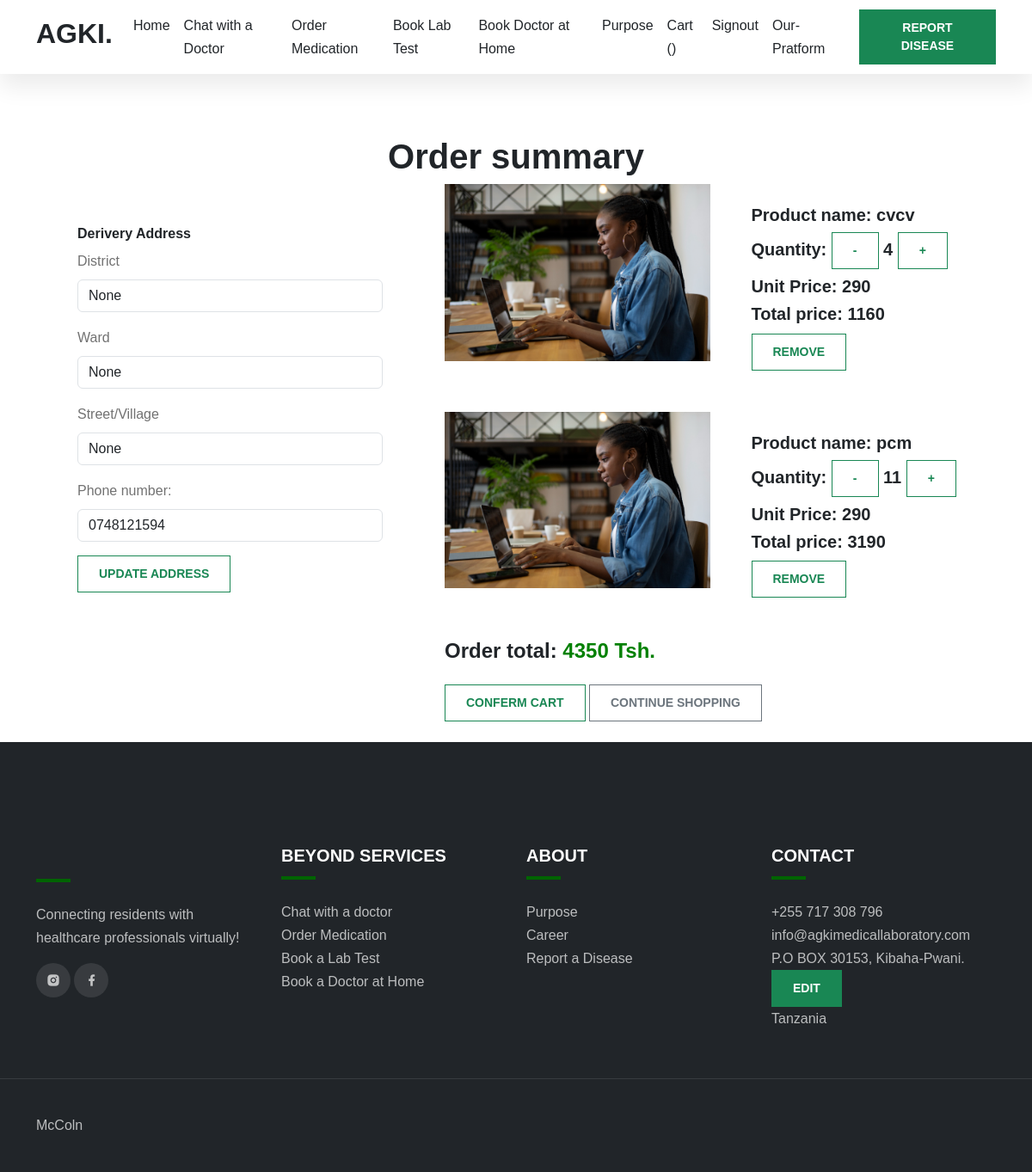
Page /order_summary/ (signed in) on the committed database.
### app/models.py (models this page shows, shortened)
class CustomUser(AbstractUser):
    phone = models.CharField(max_length=15, null=True,blank=True)
    location = models.CharField(max_length=30, null=True, blank=True)
    department = models.ForeignKey(Department, on_delete=models.CASCADE, null=True,blank=True)
    reg_no = models.CharField(max_length=10, unique=True)
    age = models.IntegerField(null=True)
    position = models.CharField(max_length=40, null=True,blank=True)
    district = models.CharField(max_length=40, null=True,blank=True)
    ward = models.CharField(max_length=40, null=True,blank=True)
    street = models.CharField(max_length=40, null=True,blank=True)
    image = models.ImageField(upload_to ='media/',blank=True,null=True)
    is_doctor = models.BooleanField(default=False)
    is_laboratorist = models.BooleanField(default=False)
    is_receptionist = models.BooleanField(default=False)
    is_pharmacist = models.BooleanField(default=False)
    is_patient = models.BooleanField(default=True)
    is_seller = models.BooleanField(default=False)
    sms_sent = models.BooleanField(default=False)
    payment_status = models.BooleanField(default=False)
    sms_sent_payment = models.BooleanField(default=False)

class OrderItem(models.Model):
    user = models.ForeignKey(CustomUser, on_delete=models.CASCADE)
    item = models.ForeignKey(Item, on_delete=models.CASCADE)
    ordered = models.BooleanField(default=False)
    quantity = models.IntegerField(default=1)
    def get_total_item_price(self):
        return self.quantity * self.item.price
    def get_total_item_discount_price(self):
        return self.quantity * self.item.discount_price
    def get_amount_saved(self):
        return self.get_total_item_price() - self.get_final_price()
    def get_final_price(self):
        if self.item.discount_price:
            return self.get_total_item_discount_price()
        return self.get_total_item_price()

class Item(models.Model):
    user = models.ForeignKey(CustomUser,on_delete=models.CASCADE)
    category = models.ForeignKey(Category, on_delete=models.CASCADE)
    title = models.CharField(max_length=200,db_index=True)
    slug = models.SlugField()
    price = models.IntegerField()
    discount_price = models.IntegerField(blank=True, null=True)
    description = models.TextField()
    image = models.ImageField(upload_to='media/', blank=True, null=True)
    available=models.BooleanField(default=True)
    created=models.DateTimeField(auto_now_add=True)
    updated=models.DateTimeField(auto_now_add=True)
    manufactured_date = models.DateField()
    expire_date = models.DateField()
    is_latest=models.BooleanField(default=False)
    is_featured=models.BooleanField(default=False)
    def get_add_to_cart_url(self):
        return reverse('add_to_cart', kwargs={'id': self.id})
    def get_remove_from_cart_url(self):
        return reverse('remove_from_cart', kwargs={'id': self.id})
    def get_remove_single_from_cart_url(self):
        return reverse('remove_single_from_cart', kwargs={'id': self.id})

class Order(models.Model):
    user = models.ForeignKey(CustomUser, on_delete=models.CASCADE)
    items = models.ManyToManyField(OrderItem)
    ordered = models.BooleanField(default=False)
    start_date = models.DateTimeField(auto_now_add=True)
    ordered_date = models.DateTimeField()
    def get_total(self):
        total = 0
        for order_item in self.items.all():
            total += order_item.get_final_price()
        return total

class FooterContact(models.Model):
    phonenumber = models.CharField(max_length=200)
    email = models.CharField(max_length=200)
    address = models.CharField(max_length=200)

### app/views.py (the view, shortened to what this page needs)
# urls.py: path('order_summary/', views.OrderSummaryView.as_view(), name='order_summary'),
class OrderSummaryView(View):
    def get(self, request, *args, **kwargs):
        order = Order.objects.get(user=request.user, ordered=False)
        user = request.user  # Get the current user
        form = UserEditForm2(instance=user)
        footer = FooterContact.objects.all()
        context = {
            'order': order,
            'form': form,
            'footer':footer,
        }
        return render(request, 'app/order_summary.html', context)

### app/templates/app/order_summary.html (shortened to what this page needs)
{% extends 'app/base.html' %}
{% load static %}
{% block content %}
  <main class="mt-5 pt-4">
    <div class="container">
      <section class="mb-4">
        {% if order.items.all %}
        <center>
            <h1>Order summary</h1>
        </center>
        <div class="row">
            <div class="col-md-5">
                <div class="p-5 bg-white">
                    <h6>Derivery Address</h6>
                    <form method="post" action="" id="userUpdateForm">
                        <div class="mb-3">
                            <label for="district" class="form-label">District</label>
                            <input type="text" class="form-control" name="district" value="{{user.district}}">
                        </div>
                        <div class="mb-3">
                            <label for="ward" class="form-label">Ward</label>
                            <input type="text" class="form-control" name="ward" value="{{user.ward}}">
                        </div>
                        <div class="mb-3">
                            <label for="street" class="form-label">Street/Village</label>
                            <input type="text" class="form-control" name="street" value="{{user.street}}">
                        </div>
                        <div class="mb-3">
                            <label for="phone" class="form-label">Phone number:</label>
                            <input type="text" class="form-control" name="phone" value="{{user.phone}}">
                        </div>
                        <button type="submit" class="btn btn-outline-success">Update Address</button>
                    </form>
                </div>
            </div>
            <div class="col-md-7">
                {% for order_item in order.items.all %}
                <div class="row bg-white mb-4">
                    <div class="col-md-6">
                        <img src="{{order_item.item.image.url}}" alt="">
                    </div>
                    <div class="col-md-6">
                        <div class="p-4">
                            <h5>Product name: {{order_item.item.title}}</h5>
                            <h5>Quantity:
                                <a href="{{order_item.item.get_remove_single_from_cart_url}}">
                                    <button class="btn btn-outline-success float-right">-</button>
                                </a>
                                {{order_item.quantity}}
                                <a href="{{order_item.item.get_add_to_cart_url}}">
                                    <button class="btn btn-outline-success float-right">+</button>
                                </a>
                            </h5>
                            <h5>Unit Price:
                                {% if order_item.item.discount_price %}
                                {{order_item.item.discount_price}}
                                {% else %}
                                {{order_item.item.price}}
                                {% endif %}
                            </h5>
                            <h5>Total price:
                                    {{order_item.get_final_price}}
                                    {% if order_item.item.discount_price %}
                                    <span class="badge badge-pill badge-info">{{order_item.get_amount_saved}}</span>
                                    {% endif %}
                            </h5>
                            <a href="{{order_item.item.get_remove_from_cart_url}}">
                                <span style="color: red;" class="float-right">
                                  <button class="btn btn-outline-success float-right">Remove</button>
                                </span>
                            </a>
                        </div>
                    </div>
                </div>
                {% empty %}
                <tr>
                  <td colspan="5">
                    <a href="{% url 'medicationRequest' %}" class="btn btn-outline-primary float-right">Continue Shopping</a>
                  </td>
                </tr>
              {% endfor %}
                <div class="mb-4">
                    {% if order.get_total %}
                        <h4>Order total: <span style="color: green;">{{order.get_total}} Tsh.</span></h4>
                    {% endif %}
                </div>
                <tr>
                    <td colspan="5">
                      <button class="btn btn-outline-success float-right ml-2" onclick="updateUser()">conferm cart</button>
                      <button class="btn btn-outline-secondary float-right">Continue Shopping</button>
                    </td>
                  </tr>
            </div>
        </div>
          {% else %}
          <h4 class="mt-5 pt-4">No items in your cart</h4>
          <a href="{% url 'medicationRequest' %}" class="btn btn-outline-success">Continue Shopping</a>
          {% endif %}
      </section>
    </div>
  </main>
  {%endblock%}

### app/templates/app/base.html (shortened to what this page needs)
{% load static %}
<!doctype html>
<html lang="en">
<head>
    <link rel="stylesheet" href="https://cdn.jsdelivr.net/npm/bootstrap@5.2.0/dist/css/bootstrap.min.css">
    <link href="https://cdn.jsdelivr.net/npm/remixicon@2.5.0/fonts/remixicon.css" rel="stylesheet">
    <link rel="stylesheet" href="https://cdn.jsdelivr.net/npm/@fancyapps/ui@4.0/dist/fancybox.css">
    <link href="https://cdn.jsdelivr.net/npm/bootstrap@5.3.0-alpha1/dist/css/bootstrap.min.css" rel="stylesheet">
    <link rel="stylesheet" href="{% static 'videos/index.css' %}">
</head>
<body data-bs-spy="scroll" data-bs-target=".navbar">
    <nav class="navbar navbar-expand-lg bg-white sticky-top">
        <div class="container">
            <a class="navbar-brand" href="{% url 'index' %}">
                <h2>AGKI.</h2>
            </a>
            <div class="collapse navbar-collapse" id="navbarNav">
                <ul class="navbar-nav ms-auto">
                    <li class="nav-item">
                        <a class="nav-link" href="{% url 'index' %}">Home</a>
                    </li>
                    <li class="nav-item">
                        <a class="nav-link" href="{% url 'create-thread' %}">Chat with a Doctor</a>
                    </li>
                    <li class="nav-item">
                        <a class="nav-link" href="{% url 'medicationRequest' %}">Order Medication</a>
                    </li>
                    <li class="nav-item">
                        <a class="nav-link" href="{% url 'bookLabTest' %}">Book Lab Test</a>
                    </li>
                    <li class="nav-item">
                        <a class="nav-link" href="{% url 'bookDoctor' %}">Book Doctor at Home</a>
                    </li>
                    <li class="nav-item">
                        <a class="nav-link" href="{% url 'purpose' %}">Purpose</a>
                    </li>
                    {% if user.is_authenticated %}
                    <li class="nav-item">
                        <a class="nav-link" href="{% url 'order_summary' %}">Cart ({{ total_cart }})</a>
                    </li>
                    <li class="nav-item">
                        <a class="nav-link" href="{% url 'signout' %}">Signout</a>
                    </li>
                    {% else %}
                    <li class="nav-item">
                        <a class="nav-link" href="{% url 'signin' %}">Signin</a>
                    </li>
                    {% endif %}
                    {% if user.is_pharmacist  or user.is_doctor or user.is_laboratorist or user.is_receptionist or user.is_seller %}
                    <li class="nav-item">
                        <a class="nav-link" href="{% url 'home' %}" class="btn btn-brand ms-lg-3">Our-Pratform</a>
                    </li>
                    {% endif %}
                </ul>
                {% if user.is_authenticated %}
                <a href="{% url 'sickinfo' %}" class="btn btn-success ms-lg-3">Report Disease</a>
                {% else %}
                <a href="{% url 'signin' %}" class="btn btn-success ms-lg-3">Login to Report Disease</a>
                {% endif %}
            </div>
        </div>
    </nav>
    {% block content %}
    {% endblock %}
    <footer class="bg-dark">
        <div class="footer-top">
            <div class="container">
                <div class="row gy-5">
                    <div class="col-lg-3 col-sm-6">
                        <div class="line"></div>
                        <p>Connecting residents with healthcare professionals virtually!</p>
                        <div class="social-icons">
                            <a href="https://instagram.com/agkimedicallab?igshid=5zjy93huqk91"><i class="ri-instagram-fill"></i></a>
                            <a href="https://web.facebook.com/search/top?q=agki%20medical%20laboratory"><i class="ri-facebook-fill"></i></a>
                        </div>
                    </div>
                    <div class="col-lg-3 col-sm-6">
                        <h5 class="mb-0 text-white">BEYOND SERVICES</h5>
                        <div class="line"></div>
                        <ul>
                            <li><a href="{% url 'create-thread' %}">Chat with a doctor</a></li>
                            <li><a href="{% url 'medicationRequest' %}">Order Medication</a></li>
                            <li><a href="{% url 'bookLabTest' %}">Book a Lab Test</a></li>
                            <li><a href="{% url 'bookDoctor' %}">Book a Doctor at Home</a></li>
                        </ul>
                    </div>
                    <div class="col-lg-3 col-sm-6">
                        <h5 class="mb-0 text-white">ABOUT</h5>
                        <div class="line"></div>
                        <ul>
                            <li><a href="{% url 'purpose' %}">Purpose</a></li>
                            <li><a href="#">Career</a></li>
                            <li><a href="{% url 'sickinfo' %}">Report a Disease</a></li>
                        </ul>
                    </div>
                    <div class="col-lg-3 col-sm-6">
                        <h5 class="mb-0 text-white">CONTACT</h5>
                        <div class="line"></div>
                        <ul>
                            {% for i in footer %}
                                <li>{{i.phonenumber}}</li>
                                <li>{{i.email}}</li>
                                <li>{{i.address}}</li>
                                {% if user.is_superuser %}
                                <a href="{% url 'footerContact' i.id %}"><button class="btn btn-success">Edit</button></a>
                                {% endif %}
                            {% endfor %}
                                <li>Tanzania</li>
                        </ul>
                    </div>
                </div>
            </div>
        </div>
        <div class="footer-bottom">
            <div class="container">
                <div class="row g-4 justify-content-between">
                    <div class="col-auto">
                        <p class="mb-0"><a href="https://instagram.com/eng_mccoln">McColn</a></p>
                    </div>
                    <div class="col-auto">
                    </div>
                </div>
            </div>
        </div>
    </footer>
  </body>
  </html>

### rows in the picture
CustomUser: district "None", ward "None", street "None", phone "0748121594"
OrderItem: item.image (picture), item "cvcv", quantity "4", item.discount_price "290", get_final_price "1160"
OrderItem: item.image (picture), item "pcm", quantity "11", item.discount_price "290", get_final_price "3190"
Order: get_total "4350"
FooterContact: phonenumber "+255 717 308 796", email "info@agkimedicallaboratory.com", address "P.O BOX 30153, Kibaha-Pwani."
